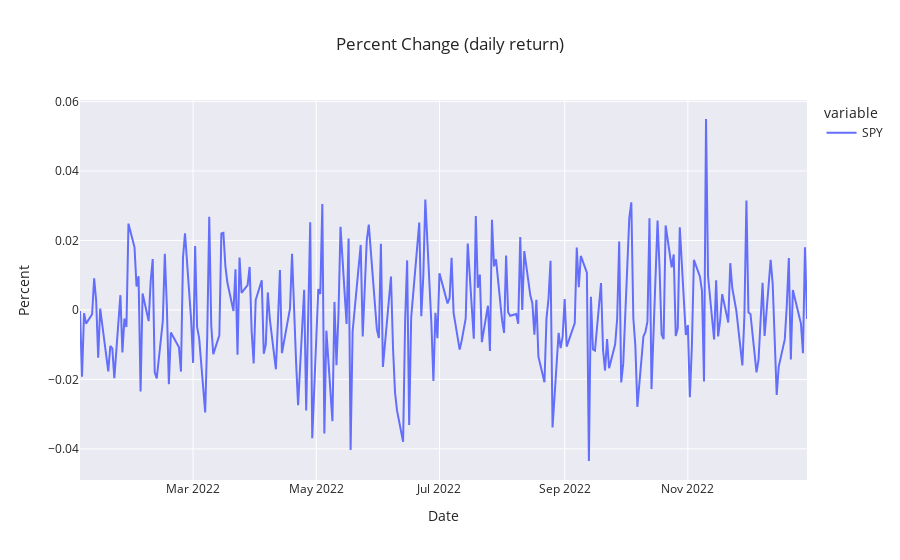

The notebook cell saved with this chart:
### Code cell
plot(spy_pct_change, 'Date', 'Percent', 'Percent Change (daily return)')

### Figure 1 — Plotly figure (JSON) as saved in the notebook; plotly's stock layout.template omitted (floating-point values rounded to 4 significant figures; data arrays with more than 128 entries replaced by an {"elided": "..."} marker saying what was removed)
{"data": [{"hovertemplate": "variable=SPY<br>Date=%{x}<br>value=%{y}<extra></extra>", "legendgroup": "SPY", "line": {"color": "#636efa", "dash": "solid"}, "marker": {"symbol": "circle"}, "mode": "lines", "name": "SPY", "orientation": "v", "showlegend": true, "type": "scatter", "x": {"elided": "250 str values"}, "xaxis": "x", "y": {"elided": "250 float values"}, "yaxis": "y"}], "layout": {"legend": {"title": {"text": "variable"}, "tracegroupgap": 0}, "showlegend": true, "title": {"text": "Percent Change (daily return)"}, "xaxis": {"anchor": "y", "domain": [0, 1], "title": {"text": "Date"}}, "yaxis": {"anchor": "x", "domain": [0, 1], "title": {"text": "Percent"}}}}
